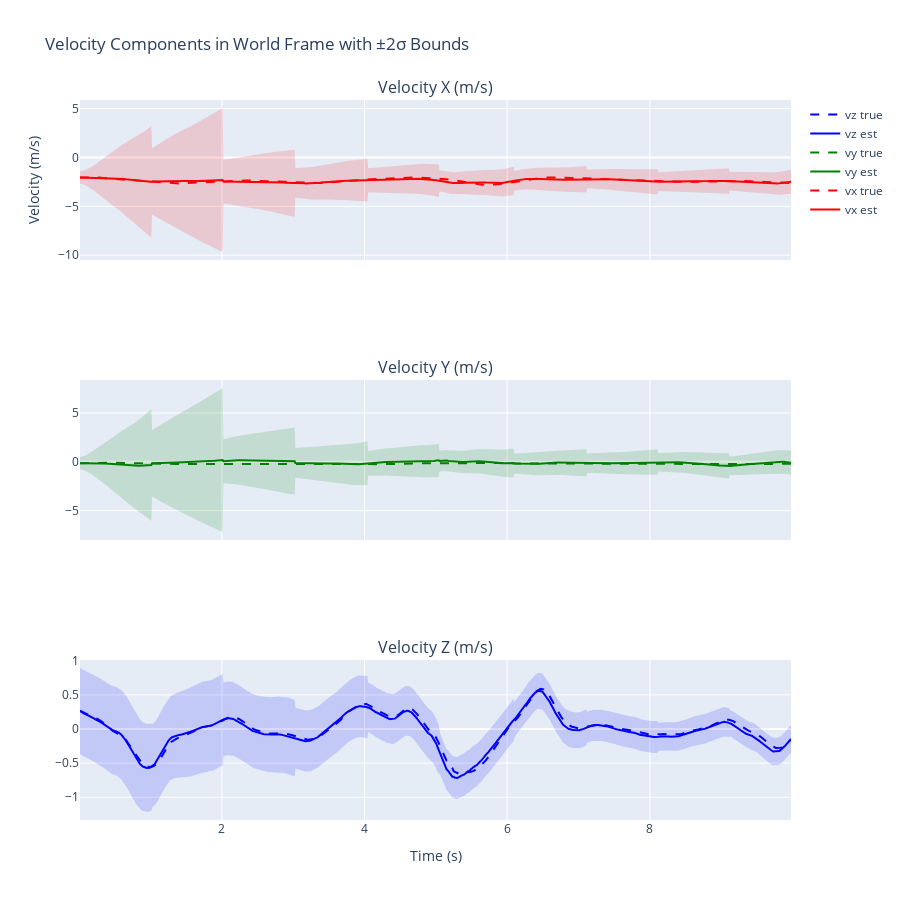

Write notebook code for a chart like this one.
### Markdown cell above
## Plot Velocity (m/s)

Velocity often benefits from frequent updates (e.g., GPS Doppler). Here we only have occasional position updates; expect velocity uncertainty to grow between updates and shrink slightly after them.

### Code cell
# 3 subplots for vx, vy, vz
fig = make_subplots(rows=3, cols=1, shared_xaxes=True, subplot_titles=("Velocity X (m/s)", "Velocity Y (m/s)", "Velocity Z (m/s)"))
color_rgb = {0: ("rgba(255,0,0,0.15)", "#ff0000"), 1: ("rgba(0,128,0,0.15)", "#008000"), 2: ("rgba(0,0,255,0.15)", "#0000ff")}
for i, comp in enumerate(["x", "y", "z"]):
    fill_rgba, line_color = color_rgb[i]; mean = vel_est[:, i]; std2p = 2.0 * vel_std[:, i]; upper = mean + std2p; lower = mean - std2p; row = i + 1
    fig.add_trace(go.Scatter(x=times, y=upper, line=dict(color=line_color, width=0), showlegend=False), row=row, col=1)
    fig.add_trace(go.Scatter(x=times, y=lower, fill="tonexty", fillcolor=fill_rgba, line=dict(color=line_color, width=0), showlegend=False), row=row, col=1)
    fig.add_trace(go.Scatter(x=times, y=mean, name=f"v{comp} est", line=dict(color=line_color, width=2)), row=row, col=1)
    fig.add_trace(go.Scatter(x=times, y=vel_true[:, i], name=f"v{comp} true", line=dict(color=line_color, dash="dash", width=2)), row=row, col=1)
fig.update_layout(height=900, title_text="Velocity Components in World Frame with ±2σ Bounds", xaxis3_title="Time (s)", yaxis_title="Velocity (m/s)", showlegend=True)
fig.show()

### Figure 1 — Plotly figure (JSON) as saved in the notebook; plotly's stock layout.template omitted (floating-point values rounded to 4 significant figures; data arrays with more than 128 entries replaced by an {"elided": "..."} marker saying what was removed)
{"data": [{"line": {"color": "#ff0000", "width": 0}, "showlegend": false, "type": "scatter", "x": {"elided": "988 float values"}, "xaxis": "x", "y": {"elided": "988 float values"}, "yaxis": "y"}, {"fill": "tonexty", "fillcolor": "rgba(255,0,0,0.15)", "line": {"color": "#ff0000", "width": 0}, "showlegend": false, "type": "scatter", "x": {"elided": "988 float values"}, "xaxis": "x", "y": {"elided": "988 float values"}, "yaxis": "y"}, {"line": {"color": "#ff0000", "width": 2}, "name": "vx est", "type": "scatter", "x": {"elided": "988 float values"}, "xaxis": "x", "y": {"elided": "988 float values"}, "yaxis": "y"}, {"line": {"color": "#ff0000", "dash": "dash", "width": 2}, "name": "vx true", "type": "scatter", "x": {"elided": "988 float values"}, "xaxis": "x", "y": {"elided": "989 float values"}, "yaxis": "y"}, {"line": {"color": "#008000", "width": 0}, "showlegend": false, "type": "scatter", "x": {"elided": "988 float values"}, "xaxis": "x2", "y": {"elided": "988 float values"}, "yaxis": "y2"}, {"fill": "tonexty", "fillcolor": "rgba(0,128,0,0.15)", "line": {"color": "#008000", "width": 0}, "showlegend": false, "type": "scatter", "x": {"elided": "988 float values"}, "xaxis": "x2", "y": {"elided": "988 float values"}, "yaxis": "y2"}, {"line": {"color": "#008000", "width": 2}, "name": "vy est", "type": "scatter", "x": {"elided": "988 float values"}, "xaxis": "x2", "y": {"elided": "988 float values"}, "yaxis": "y2"}, {"line": {"color": "#008000", "dash": "dash", "width": 2}, "name": "vy true", "type": "scatter", "x": {"elided": "988 float values"}, "xaxis": "x2", "y": {"elided": "989 float values"}, "yaxis": "y2"}, {"line": {"color": "#0000ff", "width": 0}, "showlegend": false, "type": "scatter", "x": {"elided": "988 float values"}, "xaxis": "x3", "y": {"elided": "988 float values"}, "yaxis": "y3"}, {"fill": "tonexty", "fillcolor": "rgba(0,0,255,0.15)", "line": {"color": "#0000ff", "width": 0}, "showlegend": false, "type": "scatter", "x": {"elided": "988 float values"}, "xaxis": "x3", "y": {"elided": "988 float values"}, "yaxis": "y3"}, {"line": {"color": "#0000ff", "width": 2}, "name": "vz est", "type": "scatter", "x": {"elided": "988 float values"}, "xaxis": "x3", "y": {"elided": "988 float values"}, "yaxis": "y3"}, {"line": {"color": "#0000ff", "dash": "dash", "width": 2}, "name": "vz true", "type": "scatter", "x": {"elided": "988 float values"}, "xaxis": "x3", "y": {"elided": "989 float values"}, "yaxis": "y3"}], "layout": {"annotations": [{"font": {"size": 16}, "showarrow": false, "text": "Velocity X (m/s)", "x": 0.5, "xanchor": "center", "xref": "paper", "y": 1, "yanchor": "bottom", "yref": "paper"}, {"font": {"size": 16}, "showarrow": false, "text": "Velocity Y (m/s)", "x": 0.5, "xanchor": "center", "xref": "paper", "y": 0.6111, "yanchor": "bottom", "yref": "paper"}, {"font": {"size": 16}, "showarrow": false, "text": "Velocity Z (m/s)", "x": 0.5, "xanchor": "center", "xref": "paper", "y": 0.2222, "yanchor": "bottom", "yref": "paper"}], "height": 900, "showlegend": true, "title": {"text": "Velocity Components in World Frame with ±2σ Bounds"}, "xaxis": {"anchor": "y", "domain": [0, 1], "matches": "x3", "showticklabels": false}, "xaxis2": {"anchor": "y2", "domain": [0, 1], "matches": "x3", "showticklabels": false}, "xaxis3": {"anchor": "y3", "domain": [0, 1], "title": {"text": "Time (s)"}}, "yaxis": {"anchor": "x", "domain": [0.7778, 1], "title": {"text": "Velocity (m/s)"}}, "yaxis2": {"anchor": "x2", "domain": [0.3889, 0.6111]}, "yaxis3": {"anchor": "x3", "domain": [0, 0.2222]}}}
